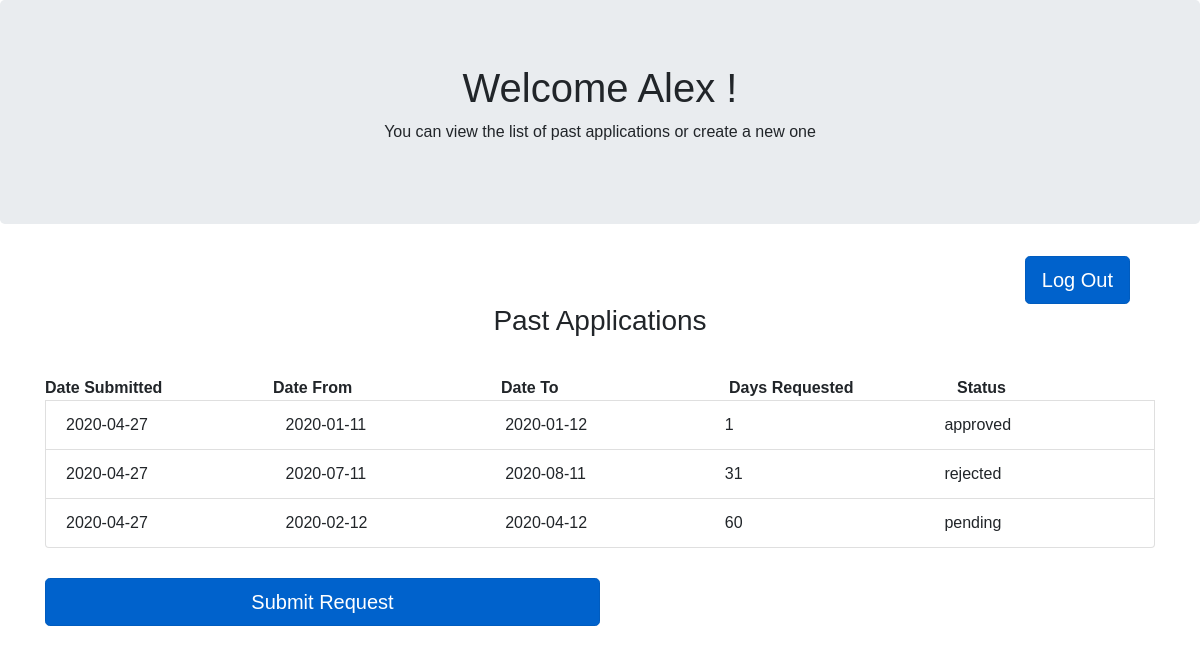
The page /vacations.php (signed in) on the database its author committed.
### tables this page shows
CREATE TABLE `application` (
  `id` int(11) NOT NULL,
  `date_submitted` date DEFAULT NULL,
  `date_from` date DEFAULT NULL,
  `date_to` date DEFAULT NULL,
  `Reason` varchar(255) DEFAULT NULL,
  `days_requested` int(8) DEFAULT NULL,
  `user_id` int(11) DEFAULT NULL,
  `status` enum('pending','approved','rejected') DEFAULT NULL
);

### Model/Database.php (called while the page is built, shortened)
<?php
class Database
{
    private static $instance = null;
    private $conn;
    private function __construct()
    {
        $this->conn = new PDO('mysql:host=localhost;dbname=' . self::DATABASE_NAME, self::USERNAME,self::PASSWORD);
    }
    public static function getInstance()
    {
        if(!self::$instance)
        {
            self::$instance = new Database();
        }
        return self::$instance;
    }
    public function select($query, $paramArray=array())
    {
        $stmt = $this->conn->prepare($query);
        for ($i=0; $i < sizeof(array_keys($paramArray)); $i++)
            $stmt->bindParam(array_keys($paramArray)[$i], $paramArray[array_keys($paramArray)[$i]]);
        $stmt->execute();
        return $stmt->fetchAll(PDO::FETCH_ASSOC);
    }
}

### Model/Applications.php (called while the page is built, shortened)
<?php
require_once "Database.php";
class Applications
{
    private $appls;
    private static $instance = null;
    private function __construct()
    {
        $this->appls = array();
        $database = Database::getInstance();
        $this->appls = $database->select("SELECT * FROM application JOIN user ON application.user_id=user.id ORDER BY date_submitted DESC;", array());
    }
    public static function getInstance()
    {
        if(!self::$instance)
        {
            self::$instance = new Applications();
        }
        return self::$instance;
    }
    public function getApplicationsForUser($email)
    {
        $apl = array();
        foreach ($this->appls as $app) {
            if ($app['email'] == $email)
                array_push($apl, $app);
        }
        return $apl;
    }
}

### vacations.php (the view, shortened to what this page needs)
<html>
<head>
    <link rel="stylesheet" href="https://stackpath.bootstrapcdn.com/bootstrap/4.4.1/css/bootstrap.min.css">
    <link rel="stylesheet" href="assets/app.css" />
</head>
<body>
<div class="jumbotron text-center">
    <h1>Welcome <?php session_start(); print $_SESSION['fname']; ?> !</h1>
    <p>You can view the list of past applications or create a new one</p>
</div>
<div class="text-right" style="margin-right: 70px">
    <a href="./logout.php" class="btn btn-primary btn-lg active" role="button" aria-pressed="true">Log Out</a>
</div>
<?php
require_once "Model/Applications.php";
 $past_appls = Applications::getInstance()->getApplicationsForUser($_SESSION["email"]);
?>
<div class="container">
    <h3 style="text-align: center;padding-bottom: 30px">Past Applications</h3>
    <ul class="list-group">
        <div class="row">
            <div class="col" style="font-weight: bold">Date Submitted </div> <div class="col" style="font-weight: bold">Date From</div>
            <div class="col" style="font-weight: bold">Date To</div> <div class="col" style="font-weight: bold">Days Requested</div>  <div class="col" style="font-weight: bold"> Status </div></div></li>
        <?php
        foreach ($past_appls as $app) {
            ?>
            <li class="list-group-item"> <div class="row">
                    <div class="col"><? print $app['date_submitted'] ?></div> <div class="col"><? print $app['date_from'] ?>
                    </div> <div class="col"><? print $app['date_to'] ?></div> <div class="col"><? print $app['days_requested'] ?></div>
                    <div class="col"> <? print $app['status'] ?> </div></li>
 <?php  }
?>
    </ul>
    <a style="margin-top: 30px; width: 50%" href="application_form.php" class="btn btn-primary btn-lg active" role="button" aria-disabled="true">Submit Request</a>
</div>
</body>
</html>

### assets/app.css (style rules this page uses)
html { background-color: #56baed; }
body { font-family: "Poppins", sans-serif; height: 100vh; }

### rows shown on the page
application: date_submitted "2020-04-27", date_from "2020-01-11", date_to "2020-01-12", days_requested "1", status "approved"
application: date_submitted "2020-04-27", date_from "2020-07-11", date_to "2020-08-11", days_requested "31", status "rejected"
application: date_submitted "2020-04-27", date_from "2020-02-12", date_to "2020-04-12", days_requested "60", status "pending"

### other values the page prints
$_SESSION['fname'] "Alex"
